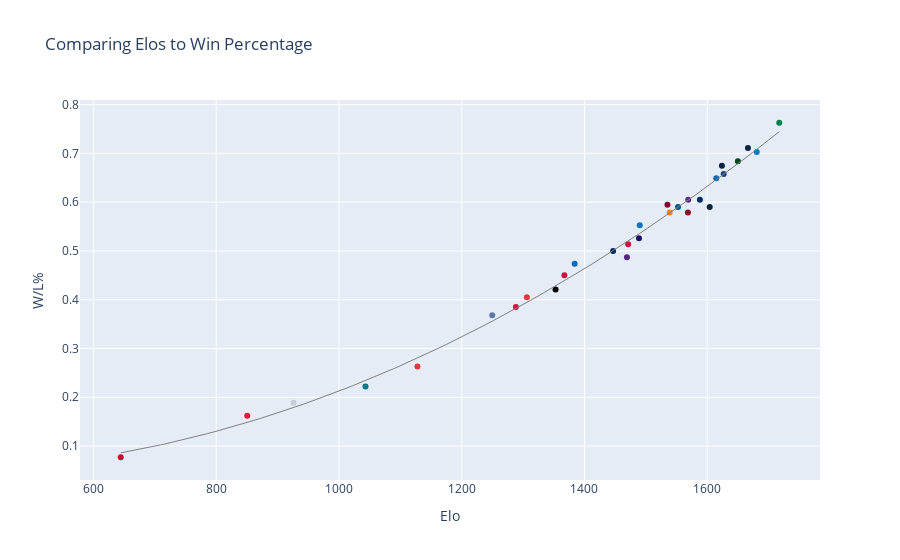

Notebook source saved alongside this figure:
### Code cell
fig = px.scatter(df_master, x='Elo', y='W/L%', hover_name=df_master.index, hover_data=['SRS', 'Conf'], 
        color_discrete_sequence=df_master['Color'], color=df_master.index, 
          title='Comparing Elos to Win Percentage')

x_range = np.linspace(df_master['Elo'].min(), df_master['Elo'].max(), 100).reshape(-1, 1)
y_quad_line = lr_quad.predict(poly.transform(x_range))

fig.add_trace(go.Scatter(x=x_range.flatten(), y=y_quad_line.flatten(), mode='lines', 
                         line=dict(color='gray', width=1), showlegend=False))

fig.update_layout(showlegend=False)
fig.show()

### Figure 1 — Plotly figure (JSON) as saved in the notebook; plotly's stock layout.template omitted (floating-point values rounded to 4 significant figures)
{"data": [{"customdata": [[9.92, "Eastern Conference"]], "hovertemplate": "<b>%{hovertext}</b><br><br>index=Boston Celtics<br>Elo=%{x}<br>W/L%=%{y}<br>SRS=%{customdata[0]}<br>Conf=%{customdata[1]}<extra></extra>", "hovertext": ["Boston Celtics"], "legendgroup": "Boston Celtics", "marker": {"color": "#008348", "symbol": "circle"}, "mode": "markers", "name": "Boston Celtics", "orientation": "v", "showlegend": true, "type": "scatter", "x": [1717.0], "xaxis": "x", "y": [0.763], "yaxis": "y"}, {"customdata": [[9.06, "Western Conference"]], "hovertemplate": "<b>%{hovertext}</b><br><br>index=Oklahoma City Thunder<br>Elo=%{x}<br>W/L%=%{y}<br>SRS=%{customdata[0]}<br>Conf=%{customdata[1]}<extra></extra>", "hovertext": ["Oklahoma City Thunder"], "legendgroup": "Oklahoma City Thunder", "marker": {"color": "#007AC1", "symbol": "circle"}, "mode": "markers", "name": "Oklahoma City Thunder", "orientation": "v", "showlegend": true, "type": "scatter", "x": [1681.0], "xaxis": "x", "y": [0.703], "yaxis": "y"}, {"customdata": [[6.84, "Western Conference"]], "hovertemplate": "<b>%{hovertext}</b><br><br>index=Minnesota Timberwolves<br>Elo=%{x}<br>W/L%=%{y}<br>SRS=%{customdata[0]}<br>Conf=%{customdata[1]}<extra></extra>", "hovertext": ["Minnesota Timberwolves"], "legendgroup": "Minnesota Timberwolves", "marker": {"color": "#0C2340", "symbol": "circle"}, "mode": "markers", "name": "Minnesota Timberwolves", "orientation": "v", "showlegend": true, "type": "scatter", "x": [1666.0], "xaxis": "x", "y": [0.711], "yaxis": "y"}, {"customdata": [[4.1, "Eastern Conference"]], "hovertemplate": "<b>%{hovertext}</b><br><br>index=Milwaukee Bucks<br>Elo=%{x}<br>W/L%=%{y}<br>SRS=%{customdata[0]}<br>Conf=%{customdata[1]}<extra></extra>", "hovertext": ["Milwaukee Bucks"], "legendgroup": "Milwaukee Bucks", "marker": {"color": "#00471B", "symbol": "circle"}, "mode": "markers", "name": "Milwaukee Bucks", "orientation": "v", "showlegend": true, "type": "scatter", "x": [1650.0], "xaxis": "x", "y": [0.684], "yaxis": "y"}, {"customdata": [[5.25, "Western Conference"]], "hovertemplate": "<b>%{hovertext}</b><br><br>index=Los Angeles Clippers<br>Elo=%{x}<br>W/L%=%{y}<br>SRS=%{customdata[0]}<br>Conf=%{customdata[1]}<extra></extra>", "hovertext": ["Los Angeles Clippers"], "legendgroup": "Los Angeles Clippers", "marker": {"color": "#1D428A", "symbol": "circle"}, "mode": "markers", "name": "Los Angeles Clippers", "orientation": "v", "showlegend": true, "type": "scatter", "x": [1627.0], "xaxis": "x", "y": [0.658], "yaxis": "y"}, {"customdata": [[5.15, "Western Conference"]], "hovertemplate": "<b>%{hovertext}</b><br><br>index=Denver Nuggets<br>Elo=%{x}<br>W/L%=%{y}<br>SRS=%{customdata[0]}<br>Conf=%{customdata[1]}<extra></extra>", "hovertext": ["Denver Nuggets"], "legendgroup": "Denver Nuggets", "marker": {"color": "#0E2240", "symbol": "circle"}, "mode": "markers", "name": "Denver Nuggets", "orientation": "v", "showlegend": true, "type": "scatter", "x": [1624.0], "xaxis": "x", "y": [0.675], "yaxis": "y"}, {"customdata": [[7.29, "Eastern Conference"]], "hovertemplate": "<b>%{hovertext}</b><br><br>index=Philadelphia 76ers<br>Elo=%{x}<br>W/L%=%{y}<br>SRS=%{customdata[0]}<br>Conf=%{customdata[1]}<extra></extra>", "hovertext": ["Philadelphia 76ers"], "legendgroup": "Philadelphia 76ers", "marker": {"color": "#006BB6", "symbol": "circle"}, "mode": "markers", "name": "Philadelphia 76ers", "orientation": "v", "showlegend": true, "type": "scatter", "x": [1615.0], "xaxis": "x", "y": [0.649], "yaxis": "y"}, {"customdata": [[4.72, "Western Conference"]], "hovertemplate": "<b>%{hovertext}</b><br><br>index=New Orleans Pelicans<br>Elo=%{x}<br>W/L%=%{y}<br>SRS=%{customdata[0]}<br>Conf=%{customdata[1]}<extra></extra>", "hovertext": ["New Orleans Pelicans"], "legendgroup": "New Orleans Pelicans", "marker": {"color": "#0C2340", "symbol": "circle"}, "mode": "markers", "name": "New Orleans Pelicans", "orientation": "v", "showlegend": true, "type": "scatter", "x": [1604.0], "xaxis": "x", "y": [0.59], "yaxis": "y"}, {"customdata": [[2.86, "Eastern Conference"]], "hovertemplate": "<b>%{hovertext}</b><br><br>index=Indiana Pacers<br>Elo=%{x}<br>W/L%=%{y}<br>SRS=%{customdata[0]}<br>Conf=%{customdata[1]}<extra></extra>", "hovertext": ["Indiana Pacers"], "legendgroup": "Indiana Pacers", "marker": {"color": "#002D62", "symbol": "circle"}, "mode": "markers", "name": "Indiana Pacers", "orientation": "v", "showlegend": true, "type": "scatter", "x": [1588.0], "xaxis": "x", "y": [0.605], "yaxis": "y"}, {"customdata": [[0.58, "Western Conference"]], "hovertemplate": "<b>%{hovertext}</b><br><br>index=Sacramento Kings<br>Elo=%{x}<br>W/L%=%{y}<br>SRS=%{customdata[0]}<br>Conf=%{customdata[1]}<extra></extra>", "hovertext": ["Sacramento Kings"], "legendgroup": "Sacramento Kings", "marker": {"color": "#5A2D81", "symbol": "circle"}, "mode": "markers", "name": "Sacramento Kings", "orientation": "v", "showlegend": true, "type": "scatter", "x": [1569.0], "xaxis": "x", "y": [0.605], "yaxis": "y"}, {"customdata": [[0.32, "Eastern Conference"]], "hovertemplate": "<b>%{hovertext}</b><br><br>index=Miami Heat<br>Elo=%{x}<br>W/L%=%{y}<br>SRS=%{customdata[0]}<br>Conf=%{customdata[1]}<extra></extra>", "hovertext": ["Miami Heat"], "legendgroup": "Miami Heat", "marker": {"color": "#98002E", "symbol": "circle"}, "mode": "markers", "name": "Miami Heat", "orientation": "v", "showlegend": true, "type": "scatter", "x": [1569.0], "xaxis": "x", "y": [0.579], "yaxis": "y"}, {"customdata": [[1.01, "Western Conference"]], "hovertemplate": "<b>%{hovertext}</b><br><br>index=Dallas Mavericks<br>Elo=%{x}<br>W/L%=%{y}<br>SRS=%{customdata[0]}<br>Conf=%{customdata[1]}<extra></extra>", "hovertext": ["Dallas Mavericks"], "legendgroup": "Dallas Mavericks", "marker": {"color": "#00538C", "symbol": "circle"}, "mode": "markers", "name": "Dallas Mavericks", "orientation": "v", "showlegend": true, "type": "scatter", "x": [1552.0], "xaxis": "x", "y": [0.59], "yaxis": "y"}, {"customdata": [[3.82, "Eastern Conference"]], "hovertemplate": "<b>%{hovertext}</b><br><br>index=New York Knicks<br>Elo=%{x}<br>W/L%=%{y}<br>SRS=%{customdata[0]}<br>Conf=%{customdata[1]}<extra></extra>", "hovertext": ["New York Knicks"], "legendgroup": "New York Knicks", "marker": {"color": "#F58426", "symbol": "circle"}, "mode": "markers", "name": "New York Knicks", "orientation": "v", "showlegend": true, "type": "scatter", "x": [1539.0], "xaxis": "x", "y": [0.579], "yaxis": "y"}, {"customdata": [[1.74, "Eastern Conference"]], "hovertemplate": "<b>%{hovertext}</b><br><br>index=Cleveland Cavaliers<br>Elo=%{x}<br>W/L%=%{y}<br>SRS=%{customdata[0]}<br>Conf=%{customdata[1]}<extra></extra>", "hovertext": ["Cleveland Cavaliers"], "legendgroup": "Cleveland Cavaliers", "marker": {"color": "#860038", "symbol": "circle"}, "mode": "markers", "name": "Cleveland Cavaliers", "orientation": "v", "showlegend": true, "type": "scatter", "x": [1535.0], "xaxis": "x", "y": [0.595], "yaxis": "y"}, {"customdata": [[1.32, "Eastern Conference"]], "hovertemplate": "<b>%{hovertext}</b><br><br>index=Orlando Magic<br>Elo=%{x}<br>W/L%=%{y}<br>SRS=%{customdata[0]}<br>Conf=%{customdata[1]}<extra></extra>", "hovertext": ["Orlando Magic"], "legendgroup": "Orlando Magic", "marker": {"color": "#0077C0", "symbol": "circle"}, "mode": "markers", "name": "Orlando Magic", "orientation": "v", "showlegend": true, "type": "scatter", "x": [1490.0], "xaxis": "x", "y": [0.553], "yaxis": "y"}, {"customdata": [[-0.26, "Western Conference"]], "hovertemplate": "<b>%{hovertext}</b><br><br>index=Phoenix Suns<br>Elo=%{x}<br>W/L%=%{y}<br>SRS=%{customdata[0]}<br>Conf=%{customdata[1]}<extra></extra>", "hovertext": ["Phoenix Suns"], "legendgroup": "Phoenix Suns", "marker": {"color": "#1D1160", "symbol": "circle"}, "mode": "markers", "name": "Phoenix Suns", "orientation": "v", "showlegend": true, "type": "scatter", "x": [1489.0], "xaxis": "x", "y": [0.526], "yaxis": "y"}, {"customdata": [[2.2, "Western Conference"]], "hovertemplate": "<b>%{hovertext}</b><br><br>index=Houston Rockets<br>Elo=%{x}<br>W/L%=%{y}<br>SRS=%{customdata[0]}<br>Conf=%{customdata[1]}<extra></extra>", "hovertext": ["Houston Rockets"], "legendgroup": "Houston Rockets", "marker": {"color": "#CE1141", "symbol": "circle"}, "mode": "markers", "name": "Houston Rockets", "orientation": "v", "showlegend": true, "type": "scatter", "x": [1471.0], "xaxis": "x", "y": [0.514], "yaxis": "y"}, {"customdata": [[-1.08, "Western Conference"]], "hovertemplate": "<b>%{hovertext}</b><br><br>index=Los Angeles Lakers<br>Elo=%{x}<br>W/L%=%{y}<br>SRS=%{customdata[0]}<br>Conf=%{customdata[1]}<extra></extra>", "hovertext": ["Los Angeles Lakers"], "legendgroup": "Los Angeles Lakers", "marker": {"color": "#552583", "symbol": "circle"}, "mode": "markers", "name": "Los Angeles Lakers", "orientation": "v", "showlegend": true, "type": "scatter", "x": [1469.0], "xaxis": "x", "y": [0.487], "yaxis": "y"}, {"customdata": [[-2.33, "Western Conference"]], "hovertemplate": "<b>%{hovertext}</b><br><br>index=Utah Jazz<br>Elo=%{x}<br>W/L%=%{y}<br>SRS=%{customdata[0]}<br>Conf=%{customdata[1]}<extra></extra>", "hovertext": ["Utah Jazz"], "legendgroup": "Utah Jazz", "marker": {"color": "#002B5C", "symbol": "circle"}, "mode": "markers", "name": "Utah Jazz", "orientation": "v", "showlegend": true, "type": "scatter", "x": [1447.0], "xaxis": "x", "y": [0.5], "yaxis": "y"}, {"customdata": [[0.42, "Western Conference"]], "hovertemplate": "<b>%{hovertext}</b><br><br>index=Golden State Warriors<br>Elo=%{x}<br>W/L%=%{y}<br>SRS=%{customdata[0]}<br>Conf=%{customdata[1]}<extra></extra>", "hovertext": ["Golden State Warriors"], "legendgroup": "Golden State Warriors", "marker": {"color": "#006BB6", "symbol": "circle"}, "mode": "markers", "name": "Golden State Warriors", "orientation": "v", "showlegend": true, "type": "scatter", "x": [1384.0], "xaxis": "x", "y": [0.474], "yaxis": "y"}, {"customdata": [[-1.91, "Eastern Conference"]], "hovertemplate": "<b>%{hovertext}</b><br><br>index=Chicago Bulls<br>Elo=%{x}<br>W/L%=%{y}<br>SRS=%{customdata[0]}<br>Conf=%{customdata[1]}<extra></extra>", "hovertext": ["Chicago Bulls"], "legendgroup": "Chicago Bulls", "marker": {"color": "#CE1141", "symbol": "circle"}, "mode": "markers", "name": "Chicago Bulls", "orientation": "v", "showlegend": true, "type": "scatter", "x": [1367.0], "xaxis": "x", "y": [0.45], "yaxis": "y"}, {"customdata": [[-2.07, "Eastern Conference"]], "hovertemplate": "<b>%{hovertext}</b><br><br>index=Brooklyn Nets<br>Elo=%{x}<br>W/L%=%{y}<br>SRS=%{customdata[0]}<br>Conf=%{customdata[1]}<extra></extra>", "hovertext": ["Brooklyn Nets"], "legendgroup": "Brooklyn Nets", "marker": {"color": "#000000", "symbol": "circle"}, "mode": "markers", "name": "Brooklyn Nets", "orientation": "v", "showlegend": true, "type": "scatter", "x": [1353.0], "xaxis": "x", "y": [0.421], "yaxis": "y"}, {"customdata": [[-1.43, "Eastern Conference"]], "hovertemplate": "<b>%{hovertext}</b><br><br>index=Atlanta Hawks<br>Elo=%{x}<br>W/L%=%{y}<br>SRS=%{customdata[0]}<br>Conf=%{customdata[1]}<extra></extra>", "hovertext": ["Atlanta Hawks"], "legendgroup": "Atlanta Hawks", "marker": {"color": "#E03A3E", "symbol": "circle"}, "mode": "markers", "name": "Atlanta Hawks", "orientation": "v", "showlegend": true, "type": "scatter", "x": [1306.0], "xaxis": "x", "y": [0.405], "yaxis": "y"}, {"customdata": [[-1.88, "Eastern Conference"]], "hovertemplate": "<b>%{hovertext}</b><br><br>index=Toronto Raptors<br>Elo=%{x}<br>W/L%=%{y}<br>SRS=%{customdata[0]}<br>Conf=%{customdata[1]}<extra></extra>", "hovertext": ["Toronto Raptors"], "legendgroup": "Toronto Raptors", "marker": {"color": "#CE1141", "symbol": "circle"}, "mode": "markers", "name": "Toronto Raptors", "orientation": "v", "showlegend": true, "type": "scatter", "x": [1288.0], "xaxis": "x", "y": [0.385], "yaxis": "y"}, {"customdata": [[-4.74, "Western Conference"]], "hovertemplate": "<b>%{hovertext}</b><br><br>index=Memphis Grizzlies<br>Elo=%{x}<br>W/L%=%{y}<br>SRS=%{customdata[0]}<br>Conf=%{customdata[1]}<extra></extra>", "hovertext": ["Memphis Grizzlies"], "legendgroup": "Memphis Grizzlies", "marker": {"color": "#5D76A9", "symbol": "circle"}, "mode": "markers", "name": "Memphis Grizzlies", "orientation": "v", "showlegend": true, "type": "scatter", "x": [1250.0], "xaxis": "x", "y": [0.368], "yaxis": "y"}, {"customdata": [[-9.75, "Western Conference"]], "hovertemplate": "<b>%{hovertext}</b><br><br>index=Portland Trail Blazers<br>Elo=%{x}<br>W/L%=%{y}<br>SRS=%{customdata[0]}<br>Conf=%{customdata[1]}<extra></extra>", "hovertext": ["Portland Trail Blazers"], "legendgroup": "Portland Trail Blazers", "marker": {"color": "#E03A3E", "symbol": "circle"}, "mode": "markers", "name": "Portland Trail Blazers", "orientation": "v", "showlegend": true, "type": "scatter", "x": [1128.0], "xaxis": "x", "y": [0.263], "yaxis": "y"}, {"customdata": [[-11.49, "Eastern Conference"]], "hovertemplate": "<b>%{hovertext}</b><br><br>index=Charlotte Hornets<br>Elo=%{x}<br>W/L%=%{y}<br>SRS=%{customdata[0]}<br>Conf=%{customdata[1]}<extra></extra>", "hovertext": ["Charlotte Hornets"], "legendgroup": "Charlotte Hornets", "marker": {"color": "#00788C", "symbol": "circle"}, "mode": "markers", "name": "Charlotte Hornets", "orientation": "v", "showlegend": true, "type": "scatter", "x": [1043.0], "xaxis": "x", "y": [0.222], "yaxis": "y"}, {"customdata": [[-8.55, "Western Conference"]], "hovertemplate": "<b>%{hovertext}</b><br><br>index=San Antonio Spurs<br>Elo=%{x}<br>W/L%=%{y}<br>SRS=%{customdata[0]}<br>Conf=%{customdata[1]}<extra></extra>", "hovertext": ["San Antonio Spurs"], "legendgroup": "San Antonio Spurs", "marker": {"color": "#C4CED4", "symbol": "circle"}, "mode": "markers", "name": "San Antonio Spurs", "orientation": "v", "showlegend": true, "type": "scatter", "x": [926.0], "xaxis": "x", "y": [0.189], "yaxis": "y"}, {"customdata": [[-10.61, "Eastern Conference"]], "hovertemplate": "<b>%{hovertext}</b><br><br>index=Washington Wizards<br>Elo=%{x}<br>W/L%=%{y}<br>SRS=%{customdata[0]}<br>Conf=%{customdata[1]}<extra></extra>", "hovertext": ["Washington Wizards"], "legendgroup": "Washington Wizards", "marker": {"color": "#E31837", "symbol": "circle"}, "mode": "markers", "name": "Washington Wizards", "orientation": "v", "showlegend": true, "type": "scatter", "x": [850.5], "xaxis": "x", "y": [0.162], "yaxis": "y"}, {"customdata": [[-10.93, "Eastern Conference"]], "hovertemplate": "<b>%{hovertext}</b><br><br>index=Detroit Pistons<br>Elo=%{x}<br>W/L%=%{y}<br>SRS=%{customdata[0]}<br>Conf=%{customdata[1]}<extra></extra>", "hovertext": ["Detroit Pistons"], "legendgroup": "Detroit Pistons", "marker": {"color": "#C8102E", "symbol": "circle"}, "mode": "markers", "name": "Detroit Pistons", "orientation": "v", "showlegend": true, "type": "scatter", "x": [644.5], "xaxis": "x", "y": [0.077], "yaxis": "y"}, {"line": {"color": "gray", "width": 1}, "mode": "lines", "showlegend": false, "type": "scatter", "x": [644.5, 655.3, 666.1, 677.0, 687.8, 698.6, 709.5, 720.3, 731.2, 742.0, 752.8, 763.7, 774.5, 785.3, 796.2, 807.0, 817.9, 828.7, 839.5, 850.4, 861.2, 872.0, 882.9, 893.7, 904.6, 915.4, 926.2, 937.1, 947.9, 958.7, 969.6, 980.4, 991.3, 1002.0, 1013.0, 1024.0, 1035.0, 1045.0, 1056.0, 1067.0, 1078.0, 1089.0, 1100.0, 1110.0, 1121.0, 1132.0, 1143.0, 1154.0, 1165.0, 1175.0, 1186.0, 1197.0, 1208.0, 1219.0, 1230.0, 1241.0, 1251.0, 1262.0, 1273.0, 1284.0, 1295.0, 1306.0, 1316.0, 1327.0, 1338.0, 1349.0, 1360.0, 1371.0, 1381.0, 1392.0, 1403.0, 1414.0, 1425.0, 1436.0, 1446.0, 1457.0, 1468.0, 1479.0, 1490.0, 1501.0, 1511.0, 1522.0, 1533.0, 1544.0, 1555.0, 1566.0, 1576.0, 1587.0, 1598.0, 1609.0, 1620.0, 1631.0, 1641.0, 1652.0, 1663.0, 1674.0, 1685.0, 1696.0, 1707.0, 1717.0], "y": [0.08601, 0.08853, 0.09114, 0.09382, 0.0966, 0.09946, 0.1024, 0.1054, 0.1085, 0.1117, 0.115, 0.1184, 0.1218, 0.1254, 0.129, 0.1327, 0.1365, 0.1403, 0.1443, 0.1483, 0.1524, 0.1567, 0.1609, 0.1653, 0.1698, 0.1743, 0.179, 0.1837, 0.1885, 0.1933, 0.1983, 0.2034, 0.2085, 0.2137, 0.219, 0.2244, 0.2299, 0.2354, 0.2411, 0.2468, 0.2526, 0.2585, 0.2645, 0.2705, 0.2767, 0.2829, 0.2892, 0.2956, 0.3021, 0.3087, 0.3153, 0.3221, 0.3289, 0.3358, 0.3428, 0.3499, 0.357, 0.3643, 0.3716, 0.379, 0.3865, 0.3941, 0.4018, 0.4095, 0.4173, 0.4253, 0.4333, 0.4413, 0.4495, 0.4578, 0.4661, 0.4745, 0.483, 0.4916, 0.5003, 0.5091, 0.5179, 0.5268, 0.5359, 0.545, 0.5541, 0.5634, 0.5728, 0.5822, 0.5917, 0.6013, 0.611, 0.6208, 0.6306, 0.6406, 0.6506, 0.6607, 0.6709, 0.6812, 0.6915, 0.702, 0.7125, 0.7231, 0.7338, 0.7446]}], "layout": {"legend": {"title": {"text": "index"}, "tracegroupgap": 0}, "showlegend": false, "title": {"text": "Comparing Elos to Win Percentage"}, "xaxis": {"anchor": "y", "domain": [0, 1], "title": {"text": "Elo"}}, "yaxis": {"anchor": "x", "domain": [0, 1], "title": {"text": "W/L%"}}}}
